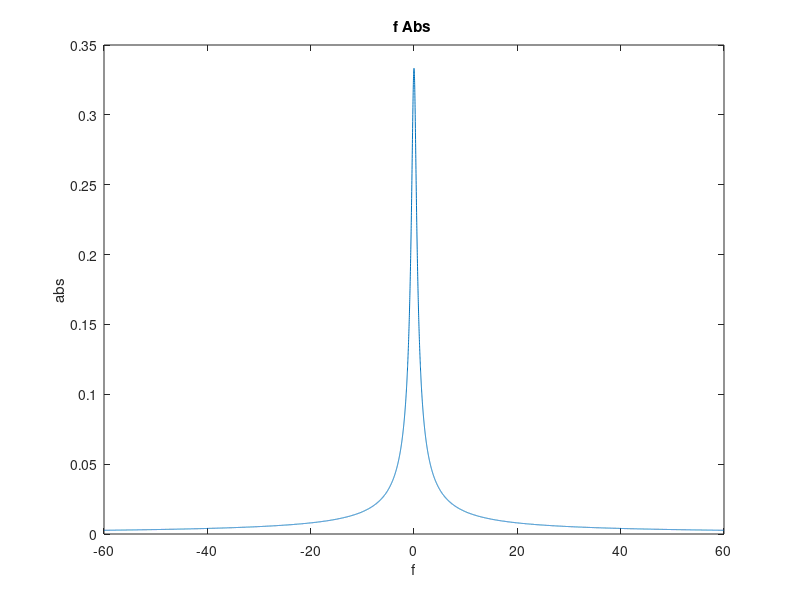
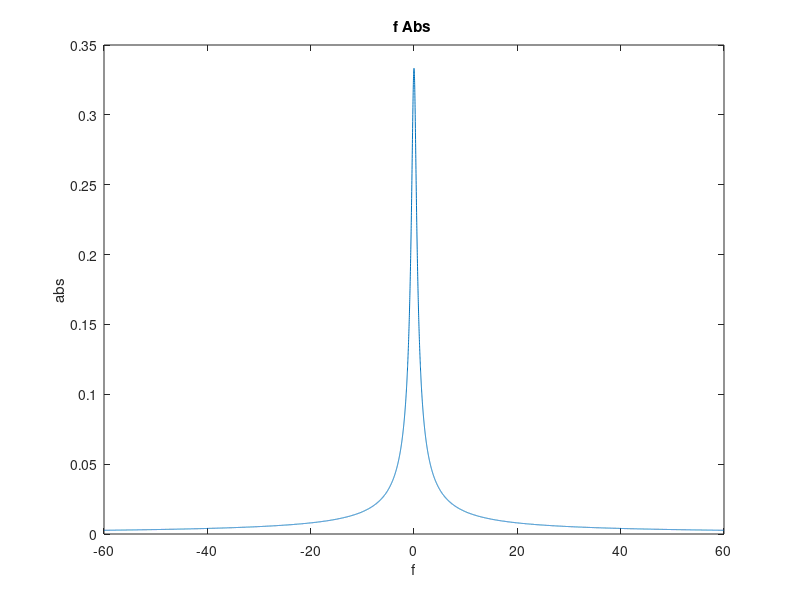
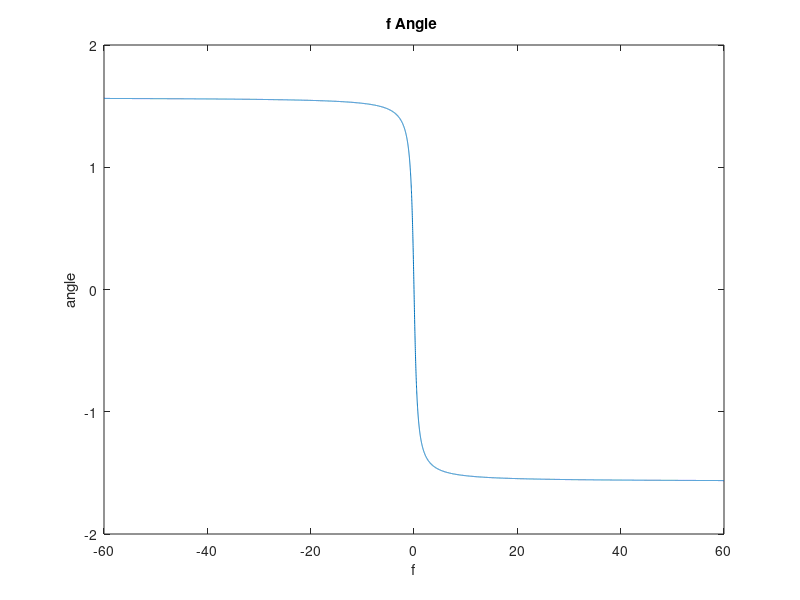
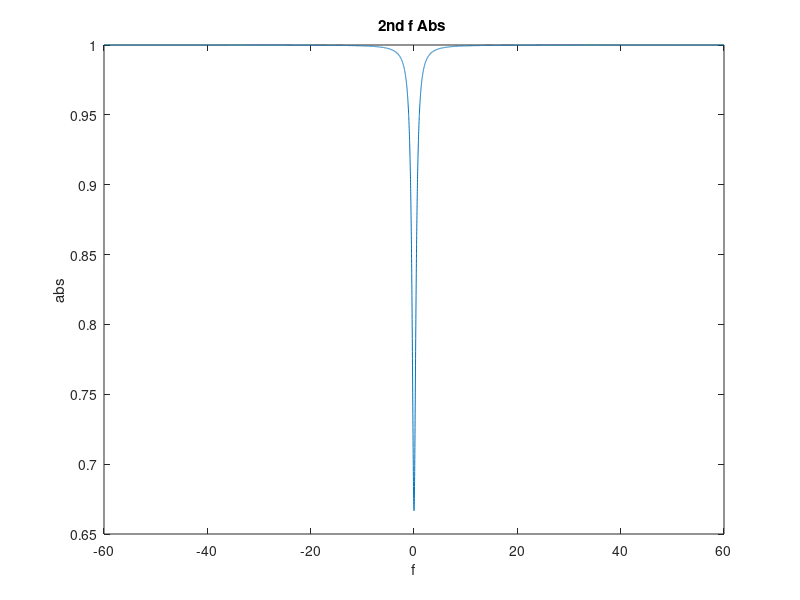

The MATLAB source for these figures, in order:
function Ask2

###################### 2a

clear;
f= [-60:0.01:60];
H=1./(f.*((2*pi)*j)+3);

abs1=abs(H);
angle1=angle(H);
a=figure();
plot(f,abs1)
title("f Abs ");
xlabel("f");
ylabel("abs");
b=figure();
plot(f,angle1)
title("f Angle ");
xlabel("f");
ylabel("angle");
saveas(1, "figure2a.jpg");

###################### 2b

clear;
f= [-60:0.01:60];
H=(f.*((2*pi)*j)+2)./(f.*((2*pi)*j)+3);

abs1=abs(H);
angle1=angle(H);
a=figure();
plot(f,abs1)
title("2nd f Abs ");
xlabel("f");
ylabel("abs");
b=figure();
plot(f,angle1)
title("2nd f Angle ");
xlabel("f");
ylabel("angle");
saveas(1, "figure2b.jpg");

endfunction
